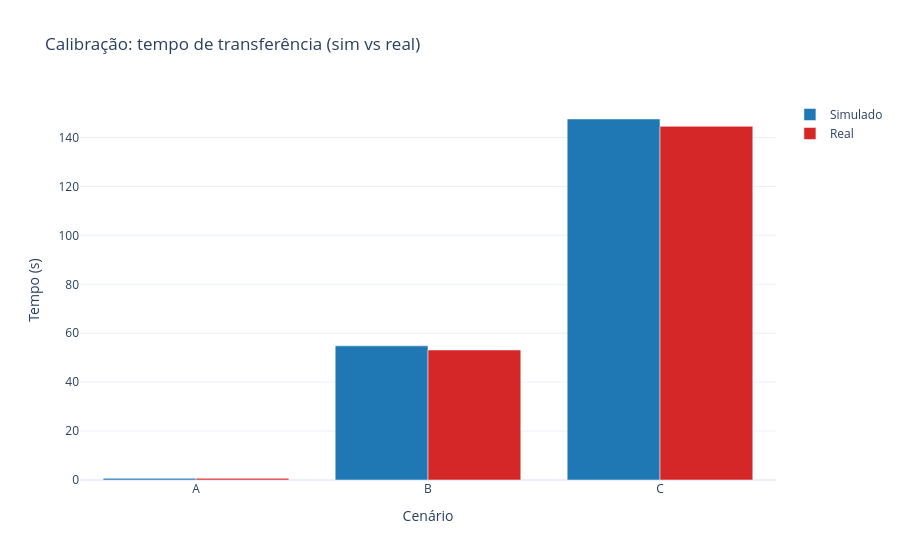
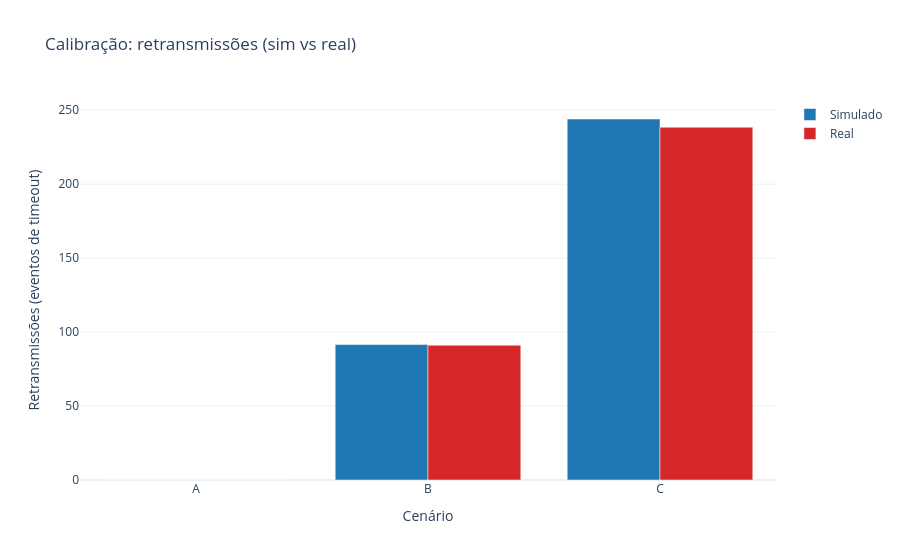

Notebook code for these charts, in order:
### Markdown cell above
## D3 — Calibração (tarefas 1, 2, 3, 6)
O simulador reproduz tempo e retransmissões reais sem fatores de ajuste: o atraso é Normal(μ, jitter), a perda é Bernoulli com a perda *efetiva* `1-(1-p)³` (3 fragmentos IP por datagrama de 4112 B).

### Code cell
from src.sim.validate import CalibrationValidator, build_time_figure, build_retx_figure

print(CalibrationValidator(num_reps=30).generate_report())
build_time_figure(num_reps=30).show()
build_retx_figure(num_reps=30).show()

### Figure 1 — Plotly figure (JSON) as saved in the notebook; plotly's stock layout.template omitted (floating-point values rounded to 4 significant figures)
{"data": [{"marker": {"color": "#1f77b4"}, "name": "Simulado", "type": "bar", "x": ["A", "B", "C"], "y": [0.6696, 54.84, 147.6]}, {"marker": {"color": "#d62728"}, "name": "Real", "type": "bar", "x": ["A", "B", "C"], "y": [0.676, 53.16, 144.6]}], "layout": {"barmode": "group", "title": {"text": "Calibração: tempo de transferência (sim vs real)"}, "xaxis": {"title": {"text": "Cenário"}}, "yaxis": {"title": {"text": "Tempo (s)"}}}}

### Figure 2 — Plotly figure (JSON) as saved in the notebook; plotly's stock layout.template omitted (floating-point values rounded to 4 significant figures)
{"data": [{"marker": {"color": "#1f77b4"}, "name": "Simulado", "type": "bar", "x": ["A", "B", "C"], "y": [0, 91.53, 244.0]}, {"marker": {"color": "#d62728"}, "name": "Real", "type": "bar", "x": ["A", "B", "C"], "y": [0, 91.1, 238.5]}], "layout": {"barmode": "group", "title": {"text": "Calibração: retransmissões (sim vs real)"}, "xaxis": {"title": {"text": "Cenário"}}, "yaxis": {"title": {"text": "Retransmissões (eventos de timeout)"}}}}
